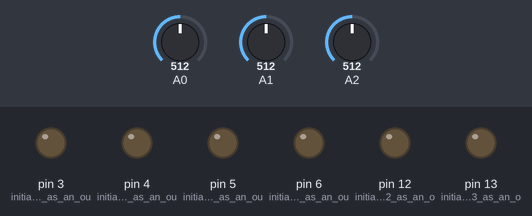
Bench run of a sketch on a simulated Arduino Uno, built with avr-gcc and run on an emulated ATmega328P. Parts: output pins drawn as LEDs (lit = HIGH). Dashed ring = blinking. Inputs (shaded band) come from the test bench; at power-on: A1 = 512, A0 = 512, A2 = 512.

Above: at 1.2 s.
1.3 s: A1 set to 893
2.8 s: A1 set to 919
At 2.87 s:
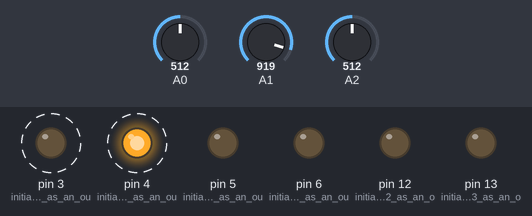
At 3.27 s:
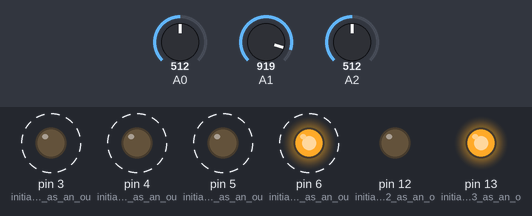
Timing chart, 0 to 11.8 s (numbered marks = the images above; inputs shaded):
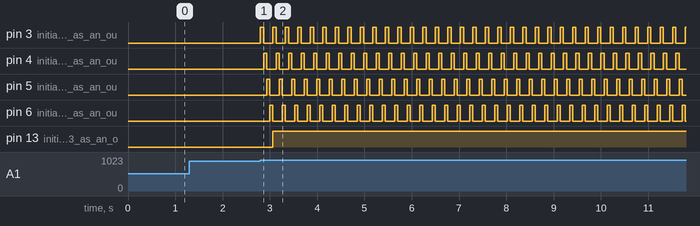

Measured:
- the behaviour switches between 900 and 901 on A1 (found by bisection; images 0 and 1)
- after the input at 1.3 s, every drawn part: stays the same
- after the input at 2.8 s, pin 3 (initialize_pin_3_as_an_ou): alternates HIGH for 0.07 s and LOW for 0.20 s, starting at once; pin 4 (initialize_pin_4_as_an_ou): alternates HIGH for 0.07 s and LOW for 0.20 s, starting after 0.07 s

The sketch:

Arduino-based_stepper_driver.ino
```cpp
// (licence header left out)
 void setup() {
  pinMode(3,OUTPUT);  // initialize pin 3 as an output.
  pinMode(4,OUTPUT);  // initialize pin 4 as an output.
  pinMode(5,OUTPUT);  // initialize pin 5 as an output.
  pinMode(6,OUTPUT);  // initialize pin 6 as an output.
  pinMode(12,OUTPUT); // initialize pin 12 as an output.
  pinMode(13,OUTPUT); // initialize pin 13 as an output.
}

void loop() {

 if (analogRead(A1) >900) // if S1 is pressed, then clockwise rotation
{

 float del, dela = analogRead(A0); // read the value from pin A0
 del = (dela/8)+2; // del is delay between the pulses
 digitalWrite(6,LOW); // the sequence of the pulses
 digitalWrite(3,HIGH);
 delay(del);
 digitalWrite(4,HIGH);
 digitalWrite(3,LOW);
 delay(del);
 digitalWrite(5,HIGH);
 digitalWrite(4,LOW);
 delay(del);
 digitalWrite(6,HIGH);
 digitalWrite(5,LOW);
 delay(del);
 digitalWrite(13,HIGH);
 digitalWrite(12,LOW);
}
else if (analogRead(A2)>900) // if S2 is pressed, then counter-clockwise rotation
{
 float del, dela = analogRead(A0); // the same as above
 del = (dela/8)+2;                //
 digitalWrite(3,LOW); // reverse sequence of the pulses
 digitalWrite(6,HIGH);
 delay(del);
 digitalWrite(5,HIGH);
 digitalWrite(6,LOW);
 delay(del);
 digitalWrite(4,HIGH);
 digitalWrite(5,LOW);
 delay(del);
 digitalWrite(3,HIGH);
 digitalWrite(4,LOW);
 delay(del);
 digitalWrite(12,HIGH);
 digitalWrite(13,LOW);
}
else // if both buttons unpressed, then do nothing
{
  digitalWrite(3,LOW);
  digitalWrite(4,LOW);
  digitalWrite(5,LOW);
  digitalWrite(6,LOW);
  digitalWrite(12,LOW);
  digitalWrite(13,LOW);
}

}
```
